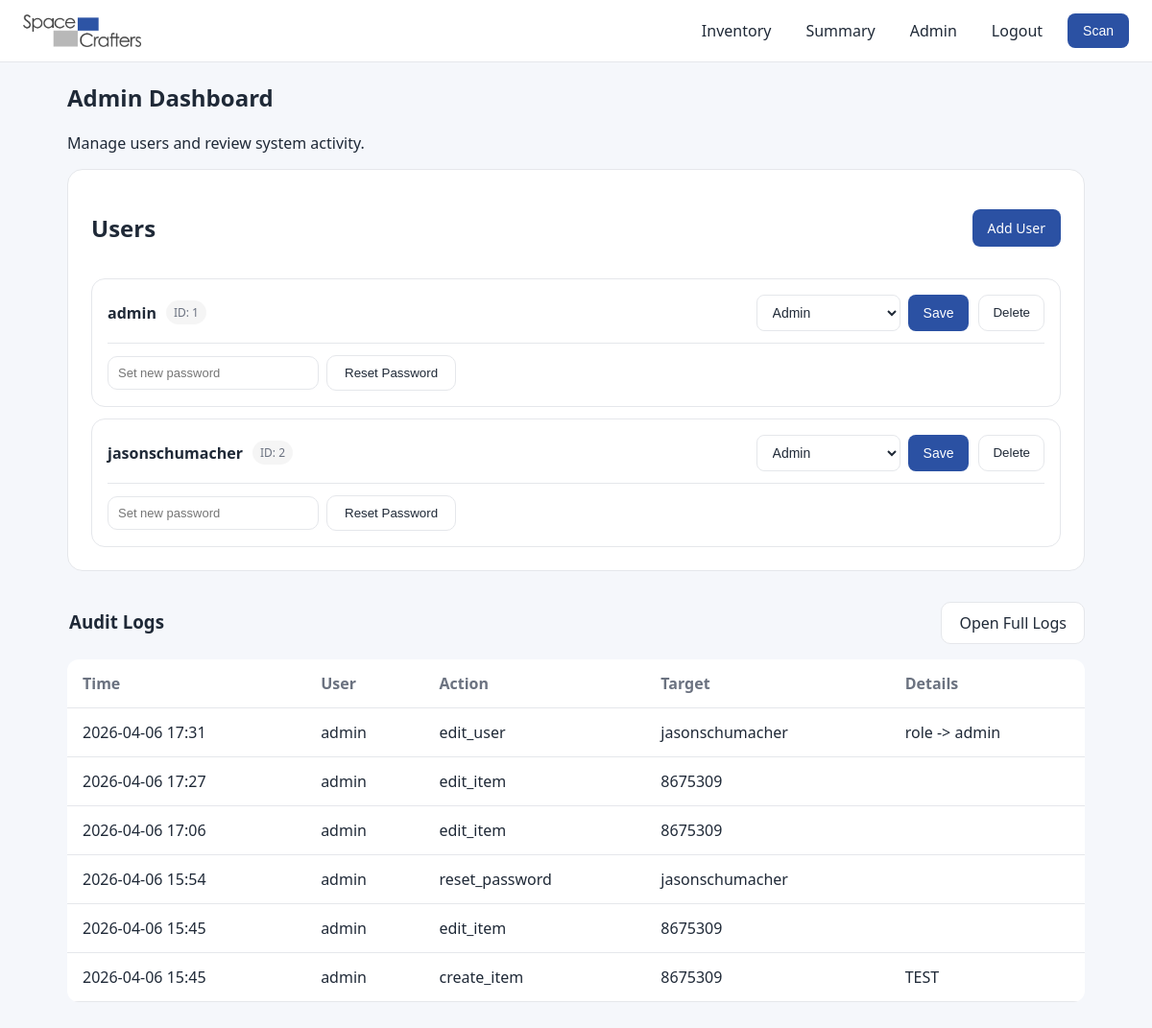
Page /admin (signed in) on the earlier database version.
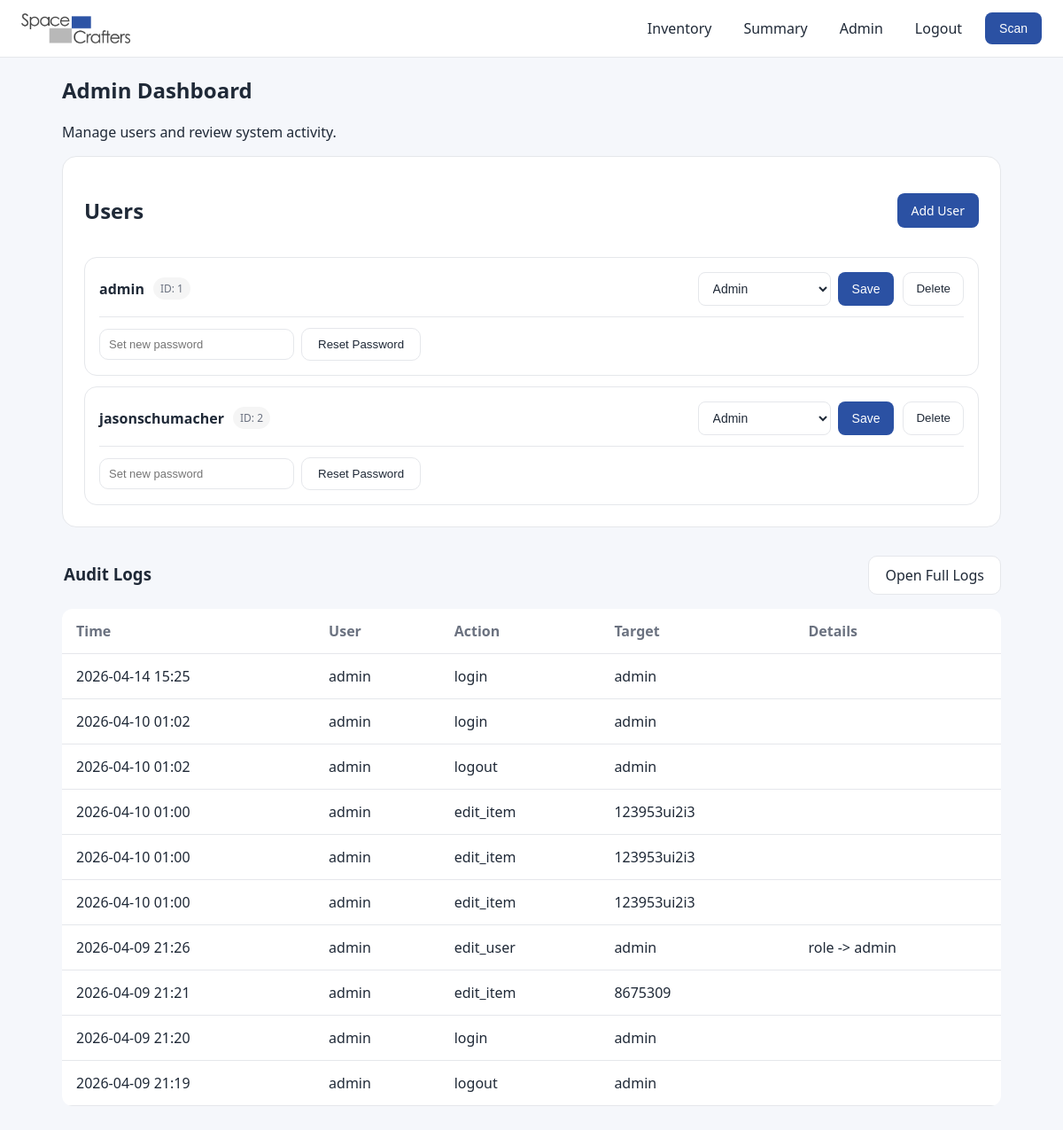
Same page on the later database version.
### models.py (models this page shows)
class User(UserMixin, db.Model):
    __tablename__ = "users"
    id = db.Column(db.Integer, primary_key=True)
    username = db.Column(db.String(100), unique=True, nullable=False)
    password_hash = db.Column(db.String(200), nullable=False)
    role = db.Column(db.String(20), default="viewer")
    audit_logs = db.relationship(
        "AuditLog",
        back_populates="actor",
        cascade="all, delete-orphan",
    )
    @property
    def is_active(self):
        return True
    @property
    def is_admin(self):
        return self.role == "admin"

class AuditLog(db.Model):
    __tablename__ = "audit_logs"
    id = db.Column(db.Integer, primary_key=True)
    actor_id = db.Column(
        db.Integer,
        db.ForeignKey("users.id"),
        nullable=True,
    )
    action = db.Column(db.String(200), nullable=False)
    target = db.Column(db.String(200))
    details = db.Column(db.Text)
    created_at = db.Column(
        db.DateTime,
        default=lambda: datetime.now(timezone.utc),
    )
    actor = db.relationship("User", back_populates="audit_logs")

### app.py (the view)
@app.route("/admin")
@login_required
@admin_required
def admin():
    users = User.query.all()
    logs = AuditLog.query.order_by(AuditLog.id.desc()).limit(10).all()
    return render_template(
        "admin.html",
        users=users,
        logs=logs
    )

### app.py (called while the page is built)
@login_manager.user_loader
def load_user(user_id):
    return db.session.get(User, int(user_id))

def admin_required(view):
    @wraps(view)
    def wrapped(*args, **kwargs):
        if not current_user.is_authenticated or not current_user.is_admin:
            abort(403)
        return view(*args, **kwargs)
    return wrapped

### templates/admin.html (shortened to what this page needs)
{% extends "base.html" %}
{% block content %}
<div class="page">
  <h2>Admin Dashboard</h2>
  <p class="muted-text">Manage users and review system activity.</p>
  <div class="card">
    <div class="table-section-header">
      <h2>Users</h2>
      <a class="primary-btn" href="{{ url_for('add_user') }}">Add User</a>
    </div>
    <div class="user-admin-list">
      {% for user in users %}
      <div class="user-admin-row">
        <div class="user-admin-top">
          <div class="user-admin-info">
            <h3>{{ user.username }}</h3>
            <span class="user-admin-id">ID: {{ user.id }}</span>
          </div>
          <div class="user-admin-main-actions">
            <form method="POST" action="{{ url_for('edit_user', user_id=user.id) }}" class="role-form">
              <div class="role-actions">
                <select name="role">
                  <option value="admin" {% if user.role == "admin" %}selected{% endif %}>Admin</option>
                </select>
                <button type="submit" class="primary-btn">Save</button>
              </div>
            </form>
            <form method="POST"
                  action="{{ url_for('delete_user', user_id=user.id) }}"
                  class="inline-form"
                  onsubmit="return confirm('Delete this user?')">
              <button type="submit" class="secondary-btn">Delete</button>
            </form>
          </div>
        </div>
        <div class="user-admin-bottom">
          <form method="POST"
                action="{{ url_for('reset_user_password', user_id=user.id) }}"
                class="reset-password-form"
                onsubmit="return confirm('Reset password for {{ user.username }}?')">
            <input
              type="password"
              name="new_password"
              placeholder="Set new password"
              required
              minlength="8"
            >
            <button type="submit" class="secondary-btn">Reset Password</button>
          </form>
        </div>
      </div>
      {% endfor %}
    </div>
  </div>
<div class="table-section-header">
  <h3>Audit Logs</h3>
  <a href="{{ url_for('view_audit_logs') }}" class="secondary-btn">
    Open Full Logs
  </a>
</div>
  {% if logs %}
  <table class="summary-table">
    <thead>
      <tr>
        <th>Time</th>
        <th>User</th>
        <th>Action</th>
        <th>Target</th>
        <th>Details</th>
      </tr>
    </thead>
    <tbody>
      {% for log in logs[:10] %}
      <tr>
        <td>{{ log.created_at.strftime("%Y-%m-%d %H:%M") if log.created_at else "" }}</td>
        <td>{{ log.actor.username if log.actor else "System" }}</td>
        <td>{{ log.action }}</td>
        <td>{{ log.target or "" }}</td>
        <td>{{ log.details or "" }}</td>
      </tr>
      {% endfor %}
    </tbody>
  </table>
  {% else %}
    <p class="muted-text">No activity yet.</p>
  {% endif %}
</div>
{% endblock %}

Differences in the rows shown:
no longer on this page (row unchanged): AuditLog: created_at "2026-04-06 17:31", actor "admin", action "edit_user", target "jasonschumacher", details "role -> admin"
no longer on this page (row unchanged): AuditLog: created_at "2026-04-06 17:27", actor "admin", action "edit_item", target "8675309"
no longer on this page (row unchanged): AuditLog: created_at "2026-04-06 17:06", actor "admin", action "edit_item", target "8675309"
no longer on this page (row unchanged): AuditLog: created_at "2026-04-06 15:54", actor "admin", action "reset_password", target "jasonschumacher"
no longer on this page (row unchanged): AuditLog: created_at "2026-04-06 15:45", actor "admin", action "edit_item", target "8675309"
no longer on this page (row unchanged): AuditLog: created_at "2026-04-06 15:45", actor "admin", action "create_item", target "8675309", details "TEST"
added AuditLog: created_at "2026-04-14 15:25", actor "admin", action "login", target "admin"
added AuditLog: created_at "2026-04-10 01:02", actor "admin", action "login", target "admin"
added AuditLog: created_at "2026-04-10 01:02", actor "admin", action "logout", target "admin"
added AuditLog: created_at "2026-04-10 01:00", actor "admin", action "edit_item", target "123953ui2i3"
added AuditLog: created_at "2026-04-10 01:00", actor "admin", action "edit_item", target "123953ui2i3"
added AuditLog: created_at "2026-04-10 01:00", actor "admin", action "edit_item", target "123953ui2i3"
added AuditLog: created_at "2026-04-09 21:26", actor "admin", action "edit_user", target "admin", details "role -> admin"
added AuditLog: created_at "2026-04-09 21:21", actor "admin", action "edit_item", target "8675309"
added AuditLog: created_at "2026-04-09 21:20", actor "admin", action "login", target "admin"
added AuditLog: created_at "2026-04-09 21:19", actor "admin", action "logout", target "admin"
